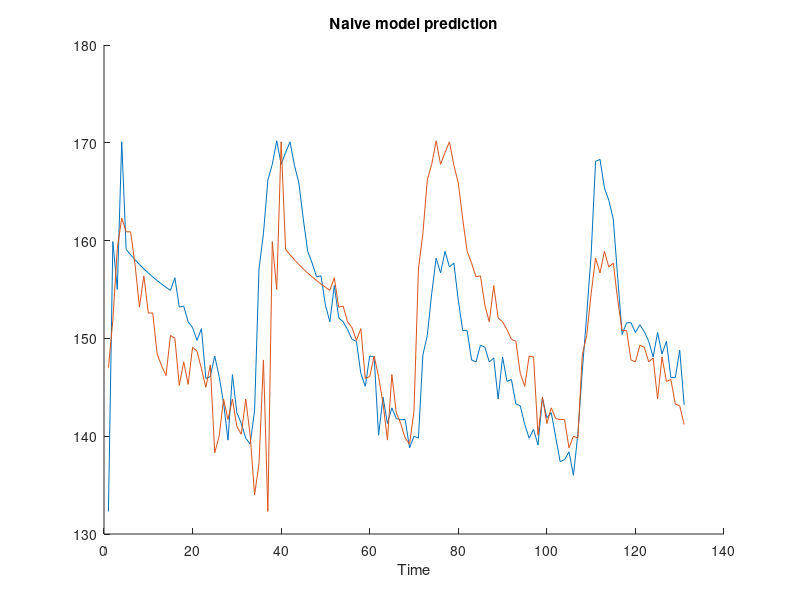

Here is the MATLAB script that generated this plot: (Note: this script raises an error after producing the figure.)
%
% Time series analysis
% Assignment 
%
%

clear; 
close all;
% addpath('functions', '/data')         % Add this line to update the path
addpath('../functions', '../data')      % Add this line to update the path (Hanna)
%% 3. Modeling and validation for El-Geneina
clear
close all
clc

load proj23.mat

%% 3. Transforming the data
% Transforming the NVDI (y) data as in B1

load proj23.mat

% Normalizing the data
y_org = ElGeneina.nvdi;
y_t = ElGeneina.nvdi_t;

max_data = 255;
min_data = 0;

y_all = 2*(y_org-min_data)/(max_data - min_data)-1;

% Split it 
ym = y_all(1:453,1);         % 70% for modelling
m_t = y_t(1:453,1);
ym_org = y_org(1:453,1);

yv = y_all(454:584,1);       % 20% for validation
v_t = y_t(454:584,1);
yv_org = y_org(454:584,1);

yt = y_all(585:end,1);        % 10% for test
t_t = y_t(585:end,1); 
yt_org = y_org(585:end,1); 

% Transformation of data 
y_log = log(y_all);
ym_log = log(ym);
yv_log = log(yv);
yt_log = log(yt);

% Useful for prediction
ym_yv = [ym; yv]; 
ym_yv_t = [m_t; v_t];
ym_yv_log = log(ym_yv);

modelLim = length(ym)+1; % Index for first data in validation set
testlim = length(ym_yv)+1; % Index for first data in test set

%% Test naive model on validation data
close all; 
clc;

ym_yv_org = 1/2*(ym_yv+1)*(max_data - min_data) + min_data;
yhat_org = length(ym_yv_org);

for t=37:length(ym_yv_org)
    yhat_org(t) = ym_yv_org(t-36);
end

figure()
hold on 
plot(ym_yv_org(modelLim:end));
plot(yhat_org(modelLim:end));
title('Naive model prediction')
xlabel('Time')
legend('Realisation', 'Kalman estimate', 'Location','SW')

error = ym_yv_org(modelLim:end)'-yhat_org(modelLim:end);   
fprintf('  The variance of the naive model residual on validation data is %5.2f.\n', var(error)')
fprintf('  The normalized variance of the naive model residual on validation data is %5.2f.\n', var(error)/var(yv_org))


%% Test naive model on test data
close all; 
clc;

yhat_org = length(y_org);

for t=37:length(y_org)
    yhat_org(t) = y_org(t-36);
end

figure()
hold on 
plot(y_org(testlim:end));
plot(yhat_org(testlim:end));
title('Naive model prediction')
xlabel('Time')
legend('Realisation', 'Kalman estimate', 'Location','SW')

error = y_org(testlim:end)'-yhat_org(testlim:end);   
fprintf('  The variance of the naive model residual on test data is %5.2f.\n', var(error)')
fprintf('  The normalized variance of the naive model residual on test data is %5.2f.\n', var(error)/var(yt_org))
